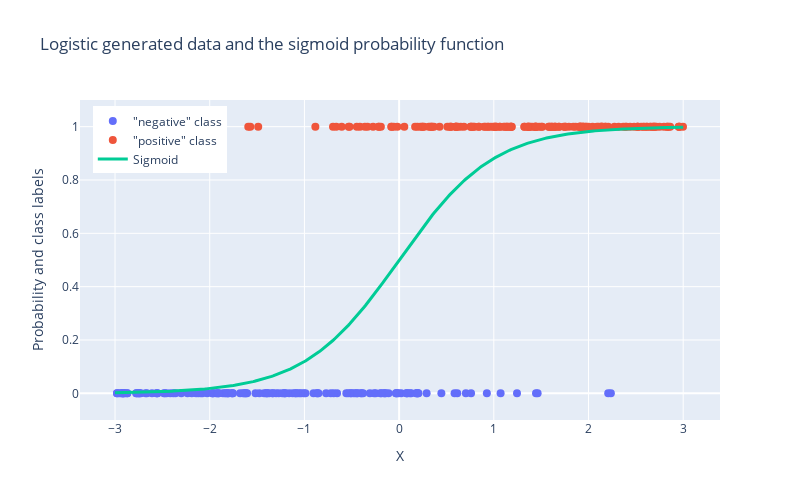

The code cell stored with this chart in its notebook:
### Code cell
X, y = make_logistic_data(n_samples=300, scale=2.0, random_state=None)

x_curve = np.linspace(-3, 3, 400)
sigmoid_model = LogisticClassifier(scale=2.0)
y_curve = sigmoid_model.sigmoid(x_curve)

X_class_0 = X[y == 0]
X_class_1 = X[y == 1]
fig = go.Figure()

fig.add_trace(go.Scatter(
    x=X_class_0,
    y=np.zeros_like(X_class_0),
    mode="markers",
    name='"negative" class',
    marker=dict(size=8),
))
fig.add_trace(go.Scatter(
    x=X_class_1,
    y=np.ones_like(X_class_1),
    mode="markers",
    name='"positive" class',
    marker=dict(size=8),
))

fig.add_trace(go.Scatter(
    x=x_curve,
    y=y_curve,
    mode="lines",
    name="Sigmoid",
    line=dict(width=3)
))
fig.update_layout(
    title="Logistic generated data and the sigmoid probability function",
    xaxis_title="X",
    yaxis_title="Probability and class labels",
    yaxis=dict(range=[-0.1, 1.1]),
    legend=dict(x=0.02, y=0.98),
    width=800,
    height=500
)
fig.show()

### Figure 1 — Plotly figure (JSON) as saved in the notebook; plotly's stock layout.template omitted (floating-point values rounded to 4 significant figures; data arrays with more than 128 entries replaced by an {"elided": "..."} marker saying what was removed)
{"data": [{"marker": {"size": 8}, "mode": "markers", "name": "\"negative\" class", "type": "scatter", "x": {"elided": "141 float values"}, "y": {"elided": "141 float values"}}, {"marker": {"size": 8}, "mode": "markers", "name": "\"positive\" class", "type": "scatter", "x": {"elided": "159 float values"}, "y": {"elided": "159 float values"}}, {"line": {"width": 3}, "mode": "lines", "name": "Sigmoid", "type": "scatter", "x": {"elided": "400 float values"}, "y": {"elided": "400 float values"}}], "layout": {"height": 500, "legend": {"x": 0.02, "y": 0.98}, "title": {"text": "Logistic generated data and the sigmoid probability function"}, "width": 800, "xaxis": {"title": {"text": "X"}}, "yaxis": {"range": [-0.1, 1.1], "title": {"text": "Probability and class labels"}}}}
